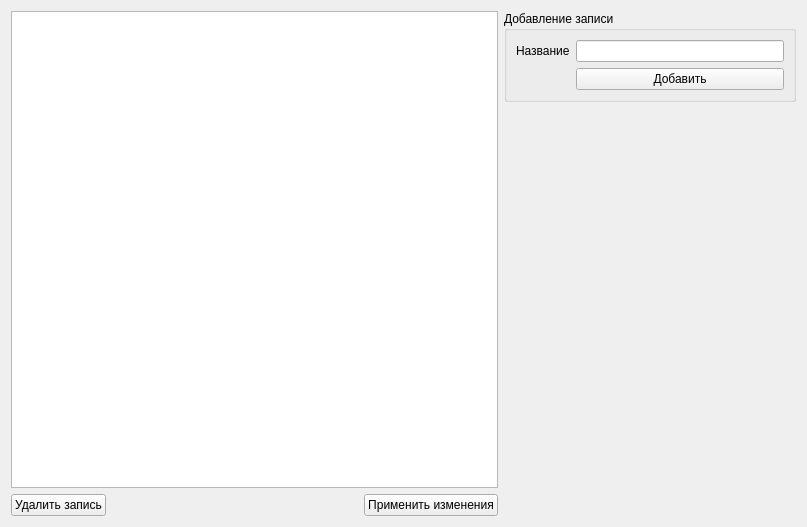
<?xml version="1.0" encoding="UTF-8"?>
<ui version="4.0">
 <class>SubjectEditWidget</class>
 <widget class="QWidget" name="SubjectEditWidget">
  <property name="geometry">
   <rect>
    <x>0</x>
    <y>0</y>
    <width>807</width>
    <height>527</height>
   </rect>
  </property>
  <property name="windowTitle">
   <string>Form</string>
  </property>
  <layout class="QHBoxLayout" name="horizontalLayout_2" stretch="5,3">
   <item>
    <layout class="QVBoxLayout" name="verticalLayout_2" stretch="0,0">
     <item>
      <widget class="QTableView" name="tableView"/>
     </item>
     <item>
      <layout class="QHBoxLayout" name="horizontalLayout">
       <item>
        <widget class="QPushButton" name="removePushButton">
         <property name="text">
          <string>Удалить запись</string>
         </property>
        </widget>
       </item>
       <item>
        <spacer name="horizontalSpacer">
         <property name="orientation">
          <enum>Qt::Horizontal</enum>
         </property>
         <property name="sizeHint" stdset="0">
          <size>
           <width>40</width>
           <height>20</height>
          </size>
         </property>
        </spacer>
       </item>
       <item>
        <widget class="QPushButton" name="applyPushButton">
         <property name="text">
          <string>Применить изменения</string>
         </property>
        </widget>
       </item>
      </layout>
     </item>
    </layout>
   </item>
   <item>
    <layout class="QVBoxLayout" name="verticalLayout" stretch="0,3">
     <item>
      <widget class="QGroupBox" name="groupBox">
       <property name="title">
        <string>Добавление записи</string>
       </property>
       <layout class="QFormLayout" name="formLayout">
        <item row="0" column="0">
         <widget class="QLabel" name="nameLabel">
          <property name="text">
           <string>Название</string>
          </property>
         </widget>
        </item>
        <item row="0" column="1">
         <widget class="QLineEdit" name="nameLineEdit"/>
        </item>
        <item row="1" column="1">
         <widget class="QPushButton" name="addPushButton">
          <property name="text">
           <string>Добавить</string>
          </property>
         </widget>
        </item>
       </layout>
      </widget>
     </item>
     <item>
      <spacer name="verticalSpacer">
       <property name="orientation">
        <enum>Qt::Vertical</enum>
       </property>
       <property name="sizeHint" stdset="0">
        <size>
         <width>20</width>
         <height>40</height>
        </size>
       </property>
      </spacer>
     </item>
    </layout>
   </item>
  </layout>
 </widget>
 <resources/>
 <connections/>
</ui>
